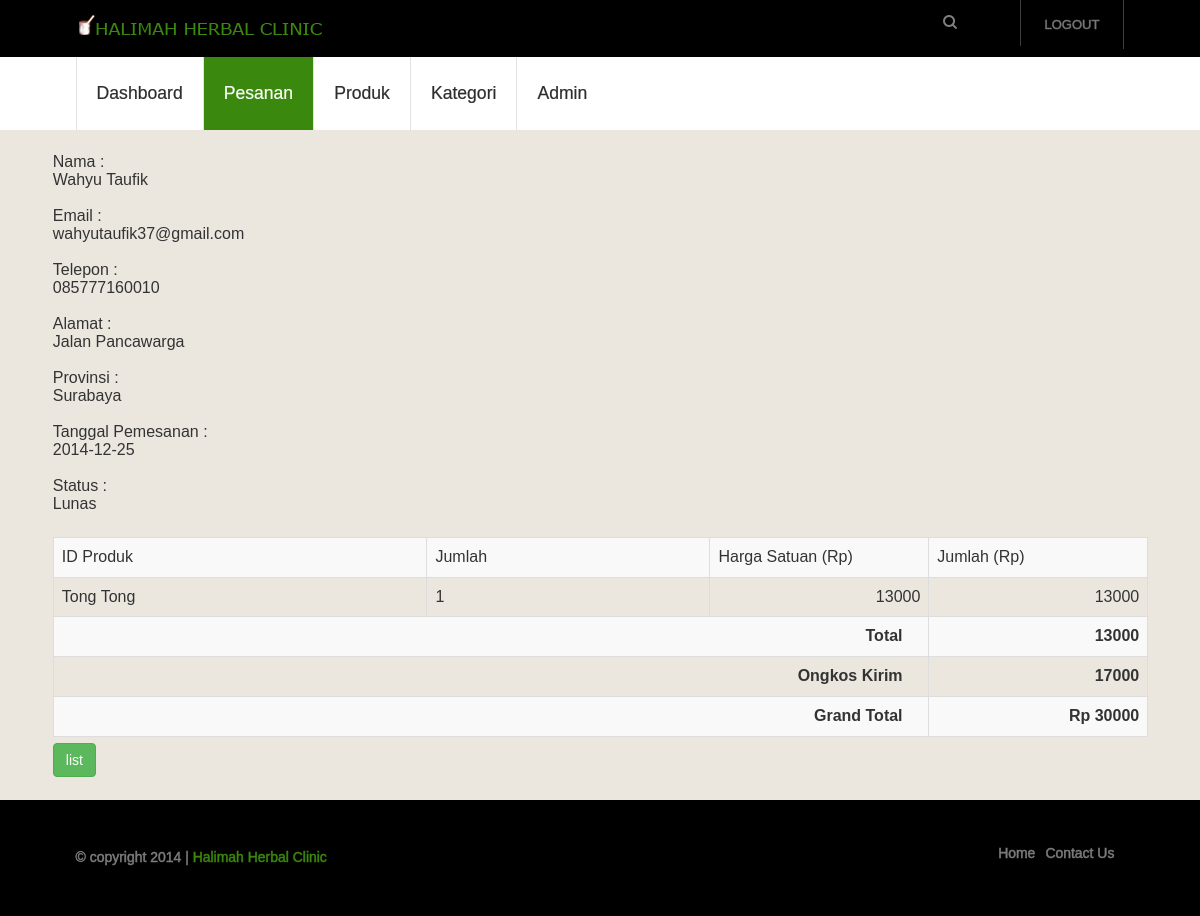
The app's page /index.php?module=detailPesanan&id=15 (signed in) with its own data.
### tables this page shows
CREATE TABLE IF NOT EXISTS `pesanan` (
`id` int(11) NOT NULL,
  `name` varchar(255) NOT NULL,
  `email` varchar(255) NOT NULL,
  `phone` varchar(255) NOT NULL,
  `address` text NOT NULL,
  `id_product` varchar(25) NOT NULL,
  `jumlah` varchar(255) NOT NULL,
  `tanggal` date NOT NULL,
  `id_pemesan` varchar(255) NOT NULL,
  `invoice_no` varchar(255) NOT NULL,
  `provinsi_id` int(11) NOT NULL,
  `status` varchar(255) NOT NULL DEFAULT 'New'
);

CREATE TABLE IF NOT EXISTS `ongkir` (
`id` int(11) NOT NULL,
  `provinsi` varchar(255) NOT NULL,
  `harga` varchar(255) NOT NULL
);

CREATE TABLE IF NOT EXISTS `produk` (
`id` int(11) NOT NULL,
  `category` varchar(255) NOT NULL,
  `name` varchar(255) NOT NULL,
  `price` varchar(255) NOT NULL,
  `description` text NOT NULL,
  `stok` int(20) NOT NULL,
  `created_time` datetime NOT NULL,
  `image` varchar(255) NOT NULL
);

### pesanan/detail.php (the view, shortened to what this page needs)
<?php
$id = $_GET['id'];
$query = mysql_query("SELECT * FROM pesanan WHERE id='$id'");
$data = mysql_fetch_array($query);
?>
<form action="index.php?module=update_admin&id=<?php echo $id ?>" method="POST">
	<div class="row-fluid">
    	<span><label>Nama : </label><label><?php echo $data['name'] ?></label></span><br>
    </div>
    <div class="row-fluid">
    	<span><label>Email : </label><label><?php echo $data['email'] ?></label></span><br>
    </div>
    <div class="row-fluid">
    	<span><label>Telepon : </label><label><?php echo $data['phone'] ?></label></span><br>
    </div>
    <div class="row-fluid">
    	<span><label>Alamat : </label><label><?php echo $data['address'] ?></label></span><br>
    </div>
    <?php
	$prov = mysql_query("SELECT * FROM ongkir WHERE id=$data[provinsi_id]");
	while ($provinsi = mysql_fetch_assoc($prov)) {
	?>
    <div class="row-fluid">
    	<span><label>Provinsi : </label><label><?php echo $provinsi['provinsi'] ?></label></span><br>
    </div>
	<?php } ?>
    <div class="row-fluid">
    	<span><label>Tanggal Pemesanan : </label><label><?php echo $data['tanggal'] ?></label></span><br>
    </div>
    <div class="row-fluid">
    	<span><label>Status : </label><label><?php echo $data['status'] ?></label></span><br>
    </div>
    <div class="row-fluid">
		<table width="100%" border="1"class="table table-striped table-bordered table-hover dataTable no-footer">
			<tr>
				<th>ID Produk</th>
				<th>Jumlah</th>
				<th width="20%">Harga Satuan (Rp)</th>
				<th width="20%">Jumlah (Rp)</th>
			</tr>
			<?php
			$produk = mysql_query("SELECT * FROM pesanan WHERE invoice_no = $data[invoice_no]");
			while ($product = mysql_fetch_assoc($produk)) {
				$prod = "SELECT * FROM produk WHERE id = '$product[id_product]'";
				$xxx = mysql_query($prod);
				while ($prods = mysql_fetch_assoc($xxx)) {
					$harga = ($prods['price']*$product['jumlah']);
					$sum +=$harga;
			?>
			<tr>
				<td><?php echo $prods['name']; ?></td>
				<td><?php echo $product['jumlah']; ?></td>
				<td align="right"><?php echo $prods['price'] ?></td>
				<td align="right"><?php echo $harga ?></td>
			</tr>
			<?php }
			}?>
			<tr>
				<td colspan="3" style="font-weight:bold; text-align:right;">Total&nbsp;&nbsp;&nbsp;&nbsp;</td>
				<td style="font-weight:bold; " align="right"><?php echo $sum ?></td>
			</tr>
			<tr>
			<?php
				$ongkir = mysql_query("SELECT * FROM ongkir WHERE id=$data[provinsi_id]");
				while ($ongkos = mysql_fetch_assoc($ongkir)) {
			?>
				<td colspan="3" style="font-weight:bold; text-align:right;">Ongkos Kirim&nbsp;&nbsp;&nbsp;&nbsp;</td>
				<td style="font-weight:bold; " align="right"><?php echo $ongkos['harga'] ?></td>
			</tr>
			<tr>
				<td colspan="3" style="font-weight:bold; text-align:right;">Grand Total&nbsp;&nbsp;&nbsp;&nbsp;</td>
				<td style="font-weight:bold; " align="right"><?php echo 'Rp '.($sum+$ongkos['harga']) ?></td>
			</tr>
			<?php } ?>
		</table>
    </div>
    <div>
		<a href="index.php?module=list<?php echo ucfirst($modulecase); ?>" class="btn btn-outline btn-success">list</a>
	</div>
</form>

### layout/css/slider.css (style rules this page uses)
.btn { background: #57C5A0; color: #ffffff; padding: 25px 12px 10px; display: inline-block; line-height: 1.8em; }

### layout/css/style.css (style rules this page uses)
html,body,div,span,applet,object,iframe,h1,h2,h3,h4,h5,h6,p,blockquote,pre,a,abbr,acronym,address,big,cite,code,del,dfn,em,img,ins,kbd,q,s,samp,small,strike,strong,sub,sup,tt,var,b,u,i,dl,dt,dd,ol,nav ul,nav li,fieldset,form,label,legend,table,caption,tbody,tfoot,thead,tr,th,td,article,aside,canvas,details,embed,figure,figcaption,footer,header,hgroup,menu,nav,output,ruby,section,summary,time,mark,audio,video { margin:0;padding:0;border:0;font-size:100%;font:inherit;vertical-align:baseline; }
table { border-collapse:collapse;border-spacing:0; }
a { text-decoration:none; }
body { font-family: 'Maven Pro', sans-serif; background:#ffffff; font-size: 100%; }

### layout/css/dataTables.css (style rules this page uses)
table.dataTable, table.dataTable td, table.dataTable th { -webkit-box-sizing: content-box; -moz-box-sizing: content-box; box-sizing: content-box; }
table.dataTable { clear: both; margin-top: 6px !important; margin-bottom: 6px !important; max-width: none !important; }

### index.php (style rules this page uses)
label { display: block; }

### records on screen
pesanan: name "Wahyu Taufik", email "wahyutaufik37@gmail.com", phone "085777160010", address "Jalan Pancawarga", tanggal "2014-12-25", status "Lunas", jumlah "1"
ongkir: provinsi "Surabaya", harga "17000", $sum+$ongkos['harga'] "30000"
produk: name "Tong Tong", price "13000"

### other values on screen
$sum "13000"
